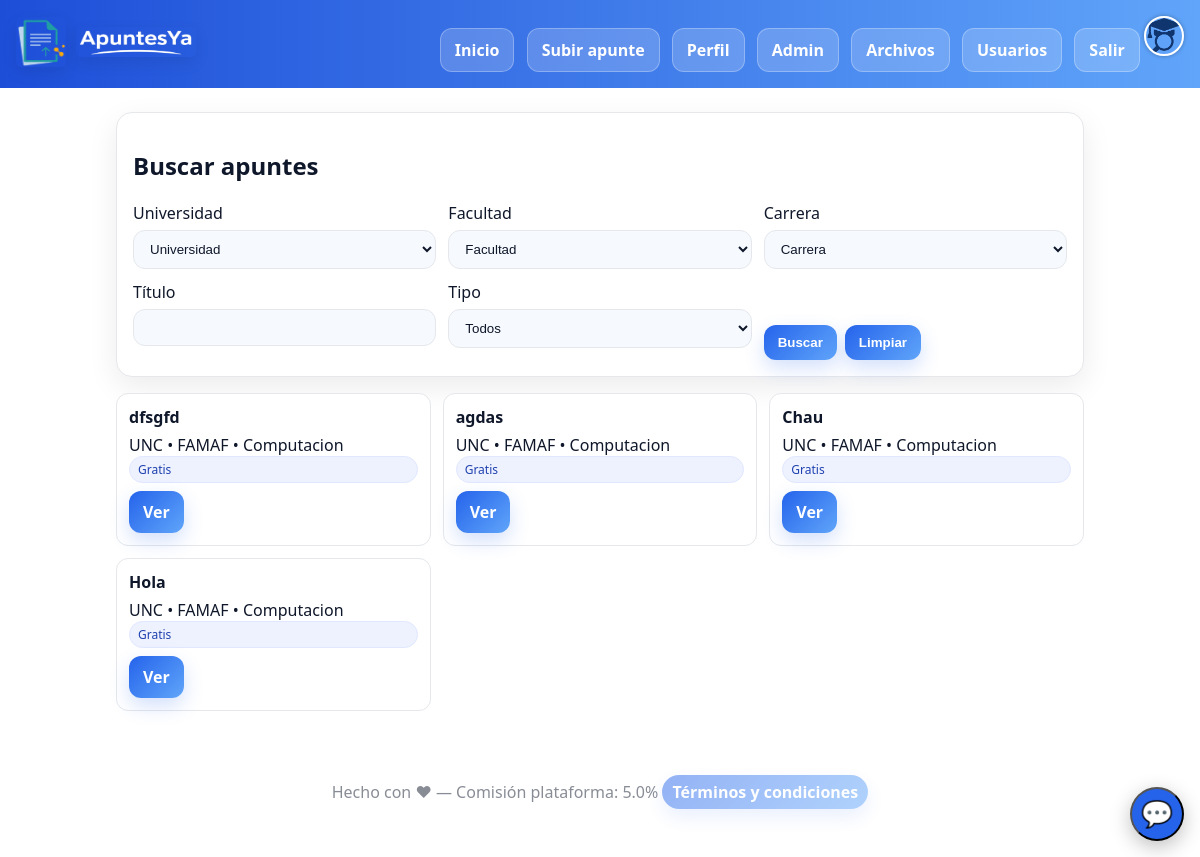
The page / (signed in) on the database its author committed.
### apuntesya2/models.py (models this page shows)
class User(Base, UserMixin):
    __tablename__ = "users"
    id: Mapped[int] = mapped_column(Integer, primary_key=True, autoincrement=True)
    name: Mapped[str] = mapped_column(String(120), nullable=False)
    email: Mapped[str] = mapped_column(String(255), unique=True, nullable=False, index=True)
    password_hash: Mapped[str] = mapped_column(String(255), nullable=False)
    imagen_de_perfil: Mapped[str] = mapped_column(String(255), nullable=True)
    university: Mapped[str] = mapped_column(String(120), nullable=False)
    faculty: Mapped[str] = mapped_column(String(120), nullable=False)
    career: Mapped[str] = mapped_column(String(120), nullable=False)
    is_active: Mapped[bool] = mapped_column(Boolean, default=True)
    is_admin: Mapped[bool] = mapped_column(Boolean, default=False)
    deleted_at: Mapped[datetime] = mapped_column(DateTime, nullable=True)
    mp_user_id: Mapped[str] = mapped_column(String(64), nullable=True)
    mp_access_token: Mapped[str] = mapped_column(Text, nullable=True)
    mp_refresh_token: Mapped[str] = mapped_column(Text, nullable=True)
    mp_token_expires_at: Mapped[datetime] = mapped_column(DateTime, nullable=True)
    notes = relationship("Note", back_populates="seller")

class Note(Base):
    __tablename__ = "notes"
    id: Mapped[int] = mapped_column(Integer, primary_key=True, autoincrement=True)
    title: Mapped[str] = mapped_column(String(180), nullable=False)
    description: Mapped[str] = mapped_column(Text, nullable=False)
    university: Mapped[str] = mapped_column(String(120), nullable=False)
    faculty: Mapped[str] = mapped_column(String(120), nullable=False)
    career: Mapped[str] = mapped_column(String(120), nullable=False)
    price_cents: Mapped[int] = mapped_column(Integer, default=0)
    file_path: Mapped[str] = mapped_column(String(255), nullable=False)
    is_active: Mapped[bool] = mapped_column(Boolean, default=True)
    is_reported: Mapped[bool] = mapped_column(Boolean, default=False)
    seller_id: Mapped[int] = mapped_column(ForeignKey("users.id"), nullable=False)
    seller = relationship("User", back_populates="notes")
    deleted_at: Mapped[datetime] = mapped_column(DateTime, nullable=True)
    created_at: Mapped[datetime] = mapped_column(DateTime, default=datetime.utcnow)

### apuntesya2/app.py (the view)
@app.route("/")
def index():
    with Session() as s:
        notes = s.execute(select(Note).where(Note.is_active==True).order_by(Note.created_at.desc()).limit(30)).scalars().all()
    return render_template("index.html", notes=notes)

### apuntesya2/app.py (called while the page is built)
@login_manager.user_loader
def load_user(user_id):
    with Session() as s:
        return s.get(User, int(user_id))

@app.context_processor
def inject_contacts():
    emails = [e.strip() for e in str(app.config.get("CONTACT_EMAILS","")).split(",") if e.strip()]
    return dict(CONTACT_EMAILS=emails, CONTACT_WHATSAPP=app.config.get("CONTACT_WHATSAPP"), SUGGESTIONS_URL=app.config.get("SUGGESTIONS_URL"))

### apuntesya2/templates/index.html (shortened to what this page needs)
{% extends "base.html" %}
{% block content %}
<div class="card">
  <h2>Buscar apuntes</h2>
  <form method="get" action="{{ url_for('search') }}">
    <div class="grid">
      <div><label>Universidad</label><input class="input" name="university"
          value="{{ request.args.get('university','') }}"></div>
      <div><label>Facultad</label><input class="input" name="faculty" value="{{ request.args.get('faculty','') }}">
      </div>
      <div><label>Carrera</label><input class="input" name="career" value="{{ request.args.get('career','') }}"></div>
    </div>
    <div class="grid">
      <div><label>Título</label><input class="input" name="q" value="{{ request.args.get('q','') }}"></div>
      <div><label>Tipo</label>
        <select name="type">
          <option value="">Todos</option>
        </select>
      </div>
      <div style="display:flex;align-items:end;gap:8px">
        <button class="btn" type="submit">Buscar</button>
        <button class="btn" href="{{ url_for('index') }}">Limpiar</button>
      </div>
    </div>
  </form>
</div>
<div class="grid">
  {% for n in notes %}
  <div class="note">
    <div class="title">{{ n.title }}</div>
    <div class="muted">{{ n.university }} • {{ n.faculty }} • {{ n.career }}</div>
    {% if n.price_cents and n.price_cents>0 %}
    <div class="badge">Pago — ${{ '%.2f'|format(n.price_cents/100) }}</div>
    {% else %}
    <div class="badge">Gratis</div>
    {% endif %}
    <div style="margin-top:8px">
      <a href="{{ url_for('note_detail', note_id=n.id) }}" class="btn">Ver</a>
    </div>
  </div>
  {% else %}
  <div class="card">No hay resultados.</div>
  {% endfor %}
</div>
{% endblock %}

### apuntesya2/templates/base.html (shortened to what this page needs)
<!doctype html>
<html lang="es">
<head>
  <link rel="stylesheet" href="{{ url_for('static', filename='css/main.css') }}">
</head>
<body>
  <div class="nav">
    <div class="brand">
      <a href="{{ url_for('index') }}" class="brand-logo-link">
        <img src="{{ url_for('static', filename='img/logo.png') }}" alt="ApuntesYa" class="brand-logo-img">
      </a>
      <a href="{{ url_for('index') }}" class="brand-logo-link">
        <img src="{{ url_for('static', filename='img/logo1.png') }}" alt="ApuntesYa" class="brand-logo1-img">
      </a>
    </div>
    <div class="nav-actions">
      <a href="{{ url_for('index') }}" class="btn ghost">Inicio</a>
      {% if current_user.is_authenticated %}
      <a href="{{ url_for('upload_note') }}" class="btn">Subir apunte</a>
      <a href="{{ url_for('profile') }}" class="btn secondary">Perfil</a>
      {% if current_user.is_authenticated and current_user.is_admin %}
      <a href="{{ url_for('admin.dashboard') }}" class="btn ghost">Admin</a>
      <a href="/admin/files" class="btn ghost">Archivos</a>
      <a href="{{ url_for('admin.users_list') }}" class="btn ghost">Usuarios</a>
      {% endif %}
      <a href="{{ url_for('logout') }}" class="btn ghost">Salir</a>
      {% else %}
      <a href="{{ url_for('login') }}" class="btn ghost">Ingresar</a>
      <a href="{{ url_for('register') }}" class="btn">Registrarse</a>
      {% endif %}
      {% if current_user.is_authenticated %}
      <a href="{{ url_for('profile') }}" style="display:inline-flex;align-items:center;gap:8px">
        <img
          src="{% if (current_user.imagen_de_perfil or current_user.profile_image) %}{{ url_for('static', filename='uploads/profile_images/' ~ (current_user.imagen_de_perfil or current_user.profile_image)) }}{% else %}{{ url_for('static', filename='img/default_profile.png') }}{% endif %}"
          class="nav-profile-pic" alt="Foto de perfil">
      </a>
      {% endif %}
    </div>
  </div>
  <div class="container">
    {% block content %}{% endblock %}
  </div>
  <div class="footer">
    <div class="footer">
      Hecho con ♥ — Comisión plataforma: {{ config.get('PLATFORM_FEE_PERCENT', 5.0) }}%
      <a class="btn ghost" href="/terms">Términos y condiciones</a>
    </div>
  </div>
  <button id="contact-widget-button" aria-expanded="false" aria-controls="contact-widget-panel"
    aria-label="Abrir contacto" title="Contactar ApuntesYa"
    class="bg-blue-600 text-white text-lg flex items-center justify-center shadow-lg">
    💬
  </button>
</body>
</html>

### apuntesya2/static/css/main.css (style rules this page uses)
:root { --bg: #ffffff; --card: #111318; --ink: #e8e8ea; --muted: #a1a1aa; --brand: #4f46e5; }
* { box-sizing: border-box }
body { margin: 0; background: #ffffff; color: var(--ink); font-family: system-ui, -apple-system, Segoe UI, Roboto, Inter, Ubuntu, Arial }
a { color: var(--brand); text-decoration: none }
.container { max-width: 1000px; margin: 0 auto; padding: 16px }
.nav { display: flex; gap: 12px; align-items: center; justify-content: space-between; padding: 16px; margin-bottom: 8px; background: linear-gradient(180deg, #121420, #0b0c10) }
.brand { display: flex; gap: 10px; align-items: center }
.card { background: var(--card); border: 1px solid #1b1f2a; border-radius: 16px; padding: 16px; box-shadow: 0 8px 24px rgba(0, 0, 0, .25); margin-bottom: 16px }
.btn { display: inline-block; padding: 10px 14px; border-radius: 12px; background: var(--brand); color: white; border: none; cursor: pointer; font-weight: 600 }
.btn.secondary { background: #1f2937 }
.input, select { width: 100%; padding: 10px 12px; border-radius: 12px; background: #0e1117; border: 1px solid #232938; color: var(--ink); margin: 6px 0 12px }
.grid { display: grid; grid-template-columns: repeat(3, 1fr); gap: 12px }
.note { padding: 12px; border-radius: 12px; border: 1px solid #232938; background: #0e1117 }
.note .title { font-weight: 700; margin-bottom: 6px }
.badge { font-size: 12px; padding: 4px 8px; border-radius: 999px; background: #111827; border: 1px solid #233047 }
.footer { opacity: .7; padding: 24px; text-align: center }
.brand-logo-img { width: 50px; height: 50px; border-radius: 5px; box-shadow: 0 6px 16px rgba(0, 0, 0, .08) }
.brand-logo1-img { width: 120px; height: 30px; border-radius: 5px; box-shadow: 0 6px 16px rgba(0, 0, 0, .08) }
.nav-actions .btn { margin-left: 8px }
:root { --nav-from: #1d4ed8; --nav-to: #60a5fa; }
.nav { background: linear-gradient(90deg, var(--nav-from), var(--nav-to)) !important; border-bottom: none !important; color: #fff; }
.nav a { color: #fff }
.nav .btn { background: rgba(255, 255, 255, .18); color: #fff; border: 1px solid rgba(255, 255, 255, .28); box-shadow: none; }
.btn { background: linear-gradient(135deg, #2563eb, #60a5fa); box-shadow: 0 8px 20px rgba(37, 99, 235, .20) }
:root { --surface: #ffffff; --surface-2: #f6faff; --border: #e5e7eb; --ink: #0f172a; --muted: #64748b; }
.card { background: var(--surface) !important; color: var(--ink) !important; border: 1px solid var(--border) !important; box-shadow: 0 10px 30px rgba(2, 6, 23, .08) !important; }
.note { background: var(--surface) !important; border: 1px solid var(--border) !important; color: var(--ink) !important; }
.input, select, textarea { background: var(--surface-2) !important; color: var(--ink) !important; border: 1px solid var(--border) !important; }
.badge { background: #eef2ff !important; color: #1e40af !important; border: 1px solid #e0e7ff !important; }
body, .container { background: #ffffff !important; }
.footer .btn { padding: 6px 10px; font-weight: 600; border-radius: 999px; }
#contact-widget-button { position: fixed; right: 16px; bottom: 16px; z-index: 1040; border-radius: 50%; width: 54px; height: 54px; background-color: #2563eb; color: #fff; font-size: 26px; display: flex; align-items: center; justify-content: center; box-shadow: 0 6px 20px rgba(0, 0, 0, 0.25); cursor: pointer; transition: all .2s ease; }

### apuntesya2/templates/base.html (style rules this page uses)
.nav-profile-pic { width: 40px; height: 40px; border-radius: 50%; object-fit: cover; border: 2px solid #fff; box-shadow: 0 0 4px rgba(0, 0, 0, 0.3); }
.nav-profile-pic { display: block; width: fit-content; margin: 0 auto; display: inline-flex; align-items: center; gap: 8px; }

### rows shown on the page
User: imagen_de_perfil (picture)
Note: title "dfsgfd", university "UNC", faculty "FAMAF", career "Computacion", price_cents "Gratis"
Note: title "agdas", university "UNC", faculty "FAMAF", career "Computacion", price_cents "Gratis"
Note: title "Chau", university "UNC", faculty "FAMAF", career "Computacion", price_cents "Gratis"
Note: title "Hola", university "UNC", faculty "FAMAF", career "Computacion", price_cents "Gratis"

### other values the page prints
{{ config.get('PLATFORM_FEE_PERCENT', 5.0) }} "5.0"
